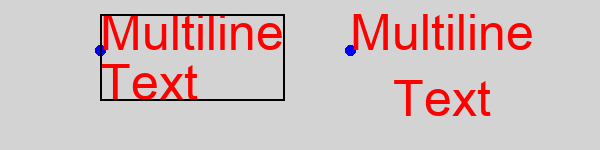

The Python source for this figure:
# Author:  Martin McBride
# Created: 2021-07-11
# Copyright (C) 2021, Martin McBride
# License: MIT

# Draw simple text with Pillow

from PIL import Image, ImageDraw, ImageFont

image = Image.new('RGB', (600, 150), 'lightgrey')

font = ImageFont.truetype('arial.ttf', 50)

draw = ImageDraw.Draw(image)

x, y = 100, 50
draw.ellipse((x-5, y-5, x+5, y+5), fill='blue')
draw.multiline_text((x, y), 'Multiline\nText', anchor='ls', font=font, fill='red')

box = draw.multiline_textbbox((x, y), 'Multiline\nText', anchor='ls', font=font)
draw.rectangle(box, outline='black', width=2)

x, y = 350, 50
draw.ellipse((x-5, y-5, x+5, y+5), fill='blue')
draw.multiline_text((x, y), 'Multiline\nText', anchor='ls', align='center', spacing=20, font=font, fill='red')

image.save('imagedraw-multilinetext.png')

